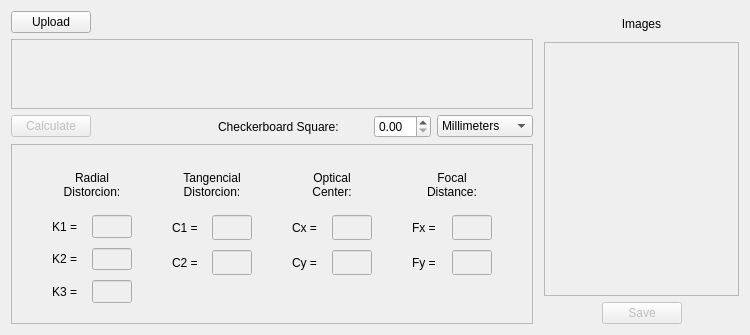
      <widget class="QWidget" name="tab_1">
       <attribute name="title">
        <string>Calibration</string>
       </attribute>
       <layout class="QHBoxLayout" name="horizontalLayout_4">
        <item>
         <layout class="QVBoxLayout" name="verticalLayout_4">
          <item>
           <layout class="QVBoxLayout" name="verticalLayout">
            <item>
             <layout class="QHBoxLayout" name="horizontalLayout_2">
              <item>
               <widget class="QPushButton" name="pushButton_2">
                <property name="text">
                 <string>Upload</string>
                </property>
               </widget>
              </item>
              <item>
               <spacer name="horizontalSpacer">
                <property name="orientation">
                 <enum>Qt::Horizontal</enum>
                </property>
                <property name="sizeHint" stdset="0">
                 <size>
                  <width>40</width>
                  <height>20</height>
                 </size>
                </property>
               </spacer>
              </item>
             </layout>
            </item>
            <item>
             <widget class="QScrollArea" name="scrollArea">
              <property name="widgetResizable">
               <bool>true</bool>
              </property>
              <widget class="QWidget" name="scrollAreaWidgetContents">
               <property name="geometry">
                <rect>
                 <x>0</x>
                 <y>0</y>
                 <width>457</width>
                 <height>273</height>
                </rect>
               </property>
              </widget>
             </widget>
            </item>
            <item>
             <layout class="QHBoxLayout" name="horizontalLayout">
              <item>
               <widget class="QPushButton" name="pushButton_4">
                <property name="enabled">
                 <bool>false</bool>
                </property>
                <property name="text">
                 <string>Calculate</string>
                </property>
               </widget>
              </item>
              <item>
               <spacer name="horizontalSpacer_2">
                <property name="orientation">
                 <enum>Qt::Horizontal</enum>
                </property>
                <property name="sizeHint" stdset="0">
                 <size>
                  <width>40</width>
                  <height>20</height>
                 </size>
                </property>
               </spacer>
              </item>
              <item>
               <widget class="QLabel" name="label">
                <property name="minimumSize">
                 <size>
                  <width>150</width>
                  <height>0</height>
                 </size>
                </property>
                <property name="text">
                 <string>Checkerboard Square:</string>
                </property>
               </widget>
              </item>
              <item>
               <widget class="QDoubleSpinBox" name="doubleSpinBox"/>
              </item>
              <item>
               <widget class="QComboBox" name="comboBox">
                <item>
                 <property name="text">
                  <string>Millimeters</string>
                 </property>
                </item>
                <item>
                 <property name="text">
                  <string>Centimeters</string>
                 </property>
                </item>
                <item>
                 <property name="text">
                  <string>Meters</string>
                 </property>
                </item>
               </widget>
              </item>
             </layout>
            </item>
           </layout>
          </item>
          <item>
           <widget class="QFrame" name="frame">
            <property name="enabled">
             <bool>true</bool>
            </property>
            <property name="minimumSize">
             <size>
              <width>400</width>
              <height>180</height>
             </size>
            </property>
            <property name="frameShape">
             <enum>QFrame::StyledPanel</enum>
            </property>
            <property name="frameShadow">
             <enum>QFrame::Raised</enum>
            </property>
            <layout class="QVBoxLayout" name="verticalLayout_7">
             <property name="leftMargin">
              <number>0</number>
             </property>
             <property name="topMargin">
              <number>0</number>
             </property>
             <property name="rightMargin">
              <number>0</number>
             </property>
             <property name="bottomMargin">
              <number>0</number>
             </property>
             <item>
              <layout class="QVBoxLayout" name="verticalLayout_21">
               <property name="spacing">
                <number>0</number>
               </property>
               <item>
                <layout class="QHBoxLayout" name="horizontalLayout_46">
                 <item>
                  <spacer name="horizontalSpacer_46">
                   <property name="orientation">
                    <enum>Qt::Horizontal</enum>
                   </property>
                   <property name="sizeHint" stdset="0">
                    <size>
                     <width>40</width>
                     <height>20</height>
                    </size>
                   </property>
                  </spacer>
                 </item>
                 <item>
                  <layout class="QVBoxLayout" name="verticalLayout_22">
                   <property name="spacing">
                    <number>10</number>
                   </property>
                   <item>
                    <widget class="QLabel" name="label_56">
                     <property name="minimumSize">
                      <size>
                       <width>80</width>
                       <height>40</height>
                      </size>
                     </property>
                     <property name="maximumSize">
                      <size>
                       <width>16777215</width>
                       <height>40</height>
                      </size>
                     </property>
                     <property name="text">
                      <string>Radial
Distorcion:</string>
                     </property>
                     <property name="textFormat">
                      <enum>Qt::AutoText</enum>
                     </property>
                     <property name="alignment">
                      <set>Qt::AlignCenter</set>
                     </property>
                    </widget>
                   </item>
                   <item>
                    <layout class="QHBoxLayout" name="horizontalLayout_47">
                     <item>
                      <widget class="QLabel" name="label_60">
                       <property name="minimumSize">
                        <size>
                         <width>30</width>
                         <height>20</height>
                        </size>
                       </property>
                       <property name="maximumSize">
                        <size>
                         <width>40</width>
                         <height>25</height>
                        </size>
                       </property>
                       <property name="text">
                        <string>K1 =</string>
                       </property>
                      </widget>
                     </item>
                     <item>
                      <widget class="QLineEdit" name="lineEdit_38">
                       <property name="enabled">
                        <bool>false</bool>
                       </property>
                       <property name="maximumSize">
                        <size>
                         <width>40</width>
                         <height>25</height>
                        </size>
                       </property>
                      </widget>
                     </item>
                    </layout>
                   </item>
                   <item>
                    <layout class="QHBoxLayout" name="horizontalLayout_48">
                     <item>
                      <widget class="QLabel" name="label_61">
                       <property name="minimumSize">
                        <size>
                         <width>30</width>
                         <height>20</height>
                        </size>
                       </property>
                       <property name="maximumSize">
                        <size>
                         <width>40</width>
                         <height>25</height>
                        </size>
                       </property>
                       <property name="text">
                        <string>K2 =</string>
                       </property>
                      </widget>
                     </item>
                     <item>
                      <widget class="QLineEdit" name="lineEdit_39">
                       <property name="enabled">
                        <bool>false</bool>
                       </property>
                       <property name="maximumSize">
                        <size>
                         <width>40</width>
                         <height>25</height>
                        </size>
                       </property>
                      </widget>
                     </item>
                    </layout>
                   </item>
                   <item>
                    <layout class="QHBoxLayout" name="horizontalLayout_49">
                     <item>
                      <widget class="QLabel" name="label_62">
                       <property name="minimumSize">
                        <size>
                         <width>30</width>
                         <height>20</height>
                        </size>
                       </property>
                       <property name="maximumSize">
                        <size>
                         <width>40</width>
                         <height>25</height>
                        </size>
                       </property>
                       <property name="text">
                        <string>K3 =</string>
                       </property>
                      </widget>
                     </item>
                     <item>
                      <widget class="QLineEdit" name="lineEdit_40">
                       <property name="enabled">
                        <bool>false</bool>
                       </property>
                       <property name="maximumSize">
                        <size>
                         <width>40</width>
                         <height>25</height>
                        </size>
                       </property>
                      </widget>
                     </item>
                    </layout>
                   </item>
                  </layout>
                 </item>
                 <item>
                  <spacer name="horizontalSpacer_47">
                   <property name="orientation">
                    <enum>Qt::Horizontal</enum>
                   </property>
                   <property name="sizeHint" stdset="0">
                    <size>
                     <width>40</width>
                     <height>20</height>
                    </size>
                   </property>
                  </spacer>
                 </item>
                 <item>
                  <layout class="QVBoxLayout" name="verticalLayout_23">
                   <property name="spacing">
                    <number>10</number>
                   </property>
                   <property name="topMargin">
                    <number>0</number>
                   </property>
                   <property name="bottomMargin">
                    <number>0</number>
                   </property>
                   <item>
                    <widget class="QLabel" name="label_57">
                     <property name="minimumSize">
                      <size>
                       <width>80</width>
                       <height>40</height>
                      </size>
                     </property>
                     <property name="maximumSize">
                      <size>
                       <width>16777215</width>
                       <height>40</height>
                      </size>
                     </property>
                     <property name="text">
                      <string>Tangencial
Distorcion:</string>
                     </property>
                     <property name="alignment">
                      <set>Qt::AlignCenter</set>
                     </property>
                    </widget>
                   </item>
                   <item>
                    <layout class="QHBoxLayout" name="horizontalLayout_50">
                     <item>
                      <widget class="QLabel" name="label_63">
                       <property name="minimumSize">
                        <size>
                         <width>30</width>
                         <height>20</height>
                        </size>
                       </property>
                       <property name="maximumSize">
                        <size>
                         <width>40</width>
                         <height>25</height>
                        </size>
                       </property>
                       <property name="text">
                        <string>C1 =</string>
                       </property>
                      </widget>
                     </item>
                     <item>
                      <widget class="QLineEdit" name="lineEdit_41">
                       <property name="enabled">
                        <bool>false</bool>
                       </property>
                       <property name="maximumSize">
                        <size>
                         <width>40</width>
                         <height>25</height>
                        </size>
                       </property>
                      </widget>
                     </item>
                    </layout>
                   </item>
                   <item>
                    <layout class="QHBoxLayout" name="horizontalLayout_51">
                     <item>
                      <widget class="QLabel" name="label_64">
                       <property name="minimumSize">
                        <size>
                         <width>30</width>
                         <height>20</height>
                        </size>
                       </property>
                       <property name="maximumSize">
                        <size>
                         <width>40</width>
                         <height>25</height>
                        </size>
                       </property>
                       <property name="text">
                        <string>C2 =</string>
                       </property>
                      </widget>
                     </item>
                     <item>
                      <widget class="QLineEdit" name="lineEdit_42">
                       <property name="enabled">
                        <bool>false</bool>
                       </property>
                       <property name="maximumSize">
                        <size>
                         <width>40</width>
                         <height>25</height>
                        </size>
                       </property>
                      </widget>
                     </item>
                    </layout>
                   </item>
                   <item>
                    <spacer name="verticalSpacer">
                     <property name="orientation">
                      <enum>Qt::Vertical</enum>
                     </property>
                     <property name="sizeType">
                      <enum>QSizePolicy::Fixed</enum>
                     </property>
                     <property name="sizeHint" stdset="0">
                      <size>
                       <width>20</width>
                       <height>28</height>
                      </size>
                     </property>
                    </spacer>
                   </item>
                  </layout>
                 </item>
                 <item>
                  <spacer name="horizontalSpacer_48">
                   <property name="orientation">
                    <enum>Qt::Horizontal</enum>
                   </property>
                   <property name="sizeHint" stdset="0">
                    <size>
                     <width>40</width>
                     <height>20</height>
                    </size>
                   </property>
                  </spacer>
                 </item>
                 <item>
                  <layout class="QVBoxLayout" name="verticalLayout_24">
                   <property name="spacing">
                    <number>10</number>
                   </property>
                   <item>
                    <widget class="QLabel" name="label_58">
                     <property name="minimumSize">
                      <size>
                       <width>80</width>
                       <height>40</height>
                      </size>
                     </property>
                     <property name="maximumSize">
                      <size>
                       <width>16777215</width>
                       <height>40</height>
                      </size>
                     </property>
                     <property name="text">
                      <string>Optical
Center:</string>
                     </property>
                     <property name="alignment">
                      <set>Qt::AlignCenter</set>
                     </property>
                    </widget>
                   </item>
                   <item>
                    <layout class="QHBoxLayout" name="horizontalLayout_52">
                     <item>
                      <widget class="QLabel" name="label_65">
                       <property name="minimumSize">
                        <size>
                         <width>30</width>
                         <height>20</height>
                        </size>
                       </property>
                       <property name="maximumSize">
                        <size>
                         <width>40</width>
                         <height>25</height>
                        </size>
                       </property>
                       <property name="text">
                        <string>Cx =</string>
                       </property>
                      </widget>
                     </item>
                     <item>
                      <widget class="QLineEdit" name="lineEdit_43">
                       <property name="enabled">
                        <bool>false</bool>
                       </property>
                       <property name="maximumSize">
                        <size>
                         <width>40</width>
                         <height>25</height>
                        </size>
                       </property>
                      </widget>
                     </item>
                    </layout>
                   </item>
                   <item>
                    <layout class="QHBoxLayout" name="horizontalLayout_53">
                     <item>
                      <widget class="QLabel" name="label_66">
                       <property name="minimumSize">
                        <size>
                         <width>30</width>
                         <height>20</height>
                        </size>
                       </property>
                       <property name="maximumSize">
                        <size>
                         <width>40</width>
                         <height>25</height>
                        </size>
                       </property>
                       <property name="text">
                        <string>Cy =</string>
                       </property>
                      </widget>
                     </item>
                     <item>
                      <widget class="QLineEdit" name="lineEdit_44">
                       <property name="enabled">
                        <bool>false</bool>
                       </property>
                       <property name="maximumSize">
                        <size>
                         <width>40</width>
                         <height>25</height>
                        </size>
                       </property>
                      </widget>
                     </item>
                    </layout>
                   </item>
                   <item>
                    <spacer name="verticalSpacer_2">
                     <property name="orientation">
                      <enum>Qt::Vertical</enum>
                     </property>
                     <property name="sizeType">
                      <enum>QSizePolicy::Fixed</enum>
                     </property>
                     <property name="sizeHint" stdset="0">
                      <size>
                       <width>20</width>
                       <height>28</height>
                      </size>
                     </property>
                    </spacer>
                   </item>
                  </layout>
                 </item>
                 <item>
                  <spacer name="horizontalSpacer_49">
                   <property name="orientation">
                    <enum>Qt::Horizontal</enum>
                   </property>
                   <property name="sizeHint" stdset="0">
                    <size>
                     <width>40</width>
                     <height>20</height>
                    </size>
                   </property>
                  </spacer>
                 </item>
                 <item>
                  <layout class="QVBoxLayout" name="verticalLayout_25">
                   <property name="spacing">
                    <number>10</number>
                   </property>
                   <item>
                    <widget class="QLabel" name="label_59">
                     <property name="minimumSize">
                      <size>
                       <width>80</width>
                       <height>40</height>
                      </size>
                     </property>
                     <property name="maximumSize">
                      <size>
                       <width>16777215</width>
                       <height>40</height>
                      </size>
                     </property>
                     <property name="text">
                      <string>Focal
Distance:</string>
                     </property>
                     <property name="alignment">
                      <set>Qt::AlignCenter</set>
                     </property>
                    </widget>
                   </item>
                   <item>
                    <layout class="QHBoxLayout" name="horizontalLayout_54">
                     <item>
                      <widget class="QLabel" name="label_67">
                       <property name="minimumSize">
                        <size>
                         <width>30</width>
                         <height>20</height>
                        </size>
                       </property>
                       <property name="maximumSize">
                        <size>
                         <width>40</width>
                         <height>25</height>
                        </size>
                       </property>
                       <property name="text">
                        <string>Fx =</string>
                       </property>
                      </widget>
                     </item>
                     <item>
                      <widget class="QLineEdit" name="lineEdit_45">
                       <property name="enabled">
                        <bool>false</bool>
                       </property>
                       <property name="maximumSize">
                        <size>
                         <width>40</width>
                         <height>25</height>
                        </size>
                       </property>
                      </widget>
                     </item>
                    </layout>
                   </item>
                   <item>
                    <layout class="QHBoxLayout" name="horizontalLayout_55">
                     <item>
                      <widget class="QLabel" name="label_68">
                       <property name="minimumSize">
                        <size>
                         <width>30</width>
                         <height>20</height>
                        </size>
                       </property>
                       <property name="maximumSize">
                        <size>
                         <width>40</width>
                         <height>25</height>
                        </size>
                       </property>
                       <property name="text">
                        <string>Fy =</string>
                       </property>
                      </widget>
                     </item>
                     <item>
                      <widget class="QLineEdit" name="lineEdit_46">
                       <property name="enabled">
                        <bool>false</bool>
                       </property>
                       <property name="maximumSize">
                        <size>
                         <width>40</width>
                         <height>25</height>
                        </size>
                       </property>
                      </widget>
                     </item>
                    </layout>
                   </item>
                   <item>
                    <spacer name="verticalSpacer_3">
                     <property name="orientation">
                      <enum>Qt::Vertical</enum>
                     </property>
                     <property name="sizeType">
                      <enum>QSizePolicy::Fixed</enum>
                     </property>
                     <property name="sizeHint" stdset="0">
                      <size>
                       <width>20</width>
                       <height>28</height>
                      </size>
                     </property>
                    </spacer>
                   </item>
                  </layout>
                 </item>
                 <item>
                  <spacer name="horizontalSpacer_50">
                   <property name="orientation">
                    <enum>Qt::Horizontal</enum>
                   </property>
                   <property name="sizeHint" stdset="0">
                    <size>
                     <width>40</width>
                     <height>20</height>
                    </size>
                   </property>
                  </spacer>
                 </item>
                </layout>
               </item>
              </layout>
             </item>
            </layout>
           </widget>
          </item>
         </layout>
        </item>
        <item>
         <widget class="QWidget" name="widget_2" native="true">
          <property name="minimumSize">
           <size>
            <width>200</width>
            <height>0</height>
           </size>
          </property>
          <layout class="QVBoxLayout" name="verticalLayout_6">
           <property name="leftMargin">
            <number>0</number>
           </property>
           <property name="topMargin">
            <number>0</number>
           </property>
           <property name="rightMargin">
            <number>0</number>
           </property>
           <property name="bottomMargin">
            <number>0</number>
           </property>
           <item>
            <layout class="QVBoxLayout" name="verticalLayout_2">
             <property name="spacing">
              <number>6</number>
             </property>
             <property name="leftMargin">
              <number>5</number>
             </property>
             <item>
              <widget class="QLabel" name="label_2">
               <property name="minimumSize">
                <size>
                 <width>0</width>
                 <height>25</height>
                </size>
               </property>
               <property name="text">
                <string>Images</string>
               </property>
               <property name="alignment">
                <set>Qt::AlignCenter</set>
               </property>
              </widget>
             </item>
             <item>
              <widget class="QScrollArea" name="scrollArea_4">
               <property name="widgetResizable">
                <bool>true</bool>
               </property>
               <widget class="QWidget" name="scrollAreaWidgetContents_5">
                <property name="geometry">
                 <rect>
                  <x>0</x>
                  <y>0</y>
                  <width>192</width>
                  <height>464</height>
                 </rect>
                </property>
               </widget>
              </widget>
             </item>
             <item>
              <layout class="QHBoxLayout" name="horizontalLayout_3">
               <item>
                <spacer name="horizontalSpacer_3">
                 <property name="orientation">
                  <enum>Qt::Horizontal</enum>
                 </property>
                 <property name="sizeHint" stdset="0">
                  <size>
                   <width>40</width>
                   <height>20</height>
                  </size>
                 </property>
                </spacer>
               </item>
               <item>
                <widget class="QPushButton" name="pushButton_11">
                 <property name="enabled">
                  <bool>false</bool>
                 </property>
                 <property name="text">
                  <string>Save</string>
                 </property>
                </widget>
               </item>
               <item>
                <spacer name="horizontalSpacer_4">
                 <property name="orientation">
                  <enum>Qt::Horizontal</enum>
                 </property>
                 <property name="sizeHint" stdset="0">
                  <size>
                   <width>40</width>
                   <height>20</height>
                  </size>
                 </property>
                </spacer>
               </item>
              </layout>
             </item>
            </layout>
           </item>
          </layout>
         </widget>
        </item>
       </layout>
      </widget>
